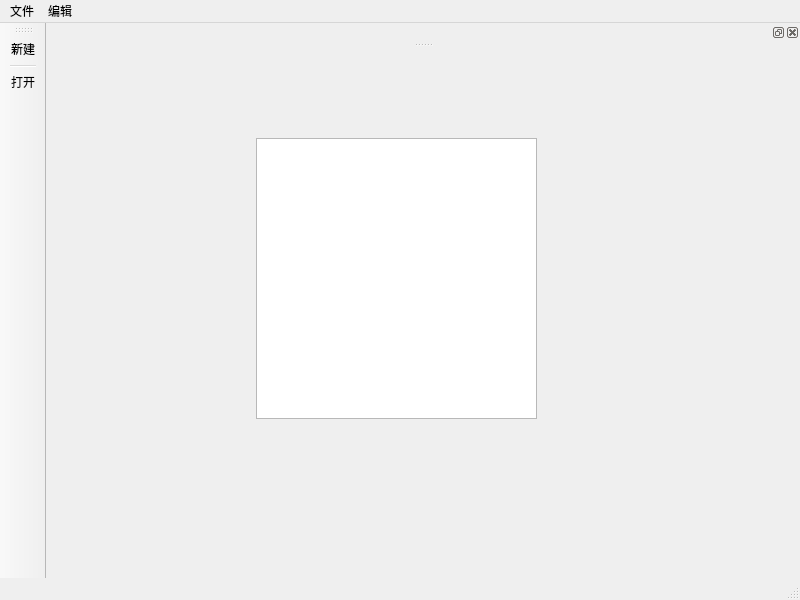
<?xml version="1.0" encoding="UTF-8"?>
<ui version="4.0">
 <class>MainWindow</class>
 <widget class="QMainWindow" name="MainWindow">
  <property name="geometry">
   <rect>
    <x>0</x>
    <y>0</y>
    <width>800</width>
    <height>600</height>
   </rect>
  </property>
  <property name="windowTitle">
   <string>MainWindow</string>
  </property>
  <widget class="QWidget" name="centralwidget">
   <widget class="QTextEdit" name="textEdit">
    <property name="geometry">
     <rect>
      <x>210</x>
      <y>90</y>
      <width>281</width>
      <height>281</height>
     </rect>
    </property>
   </widget>
  </widget>
  <widget class="QMenuBar" name="menubar">
   <property name="geometry">
    <rect>
     <x>0</x>
     <y>0</y>
     <width>800</width>
     <height>23</height>
    </rect>
   </property>
   <widget class="QMenu" name="menunew">
    <property name="title">
     <string>文件</string>
    </property>
    <addaction name="actionnew"/>
    <addaction name="separator"/>
    <addaction name="actionopen"/>
   </widget>
   <widget class="QMenu" name="menu">
    <property name="title">
     <string>编辑</string>
    </property>
   </widget>
   <addaction name="menunew"/>
   <addaction name="menu"/>
  </widget>
  <widget class="QStatusBar" name="statusbar"/>
  <widget class="QToolBar" name="toolBar">
   <property name="windowTitle">
    <string>toolBar</string>
   </property>
   <attribute name="toolBarArea">
    <enum>LeftToolBarArea</enum>
   </attribute>
   <attribute name="toolBarBreak">
    <bool>false</bool>
   </attribute>
   <addaction name="actionnew"/>
   <addaction name="separator"/>
   <addaction name="actionopen"/>
  </widget>
  <widget class="QDockWidget" name="dockWidget">
   <property name="allowedAreas">
    <set>Qt::AllDockWidgetAreas</set>
   </property>
   <attribute name="dockWidgetArea">
    <number>4</number>
   </attribute>
   <widget class="QWidget" name="dockWidgetContents"/>
  </widget>
  <action name="actionnew">
   <property name="text">
    <string>新建</string>
   </property>
  </action>
  <action name="actionopen">
   <property name="text">
    <string>打开</string>
   </property>
  </action>
 </widget>
 <resources/>
 <connections/>
</ui>
